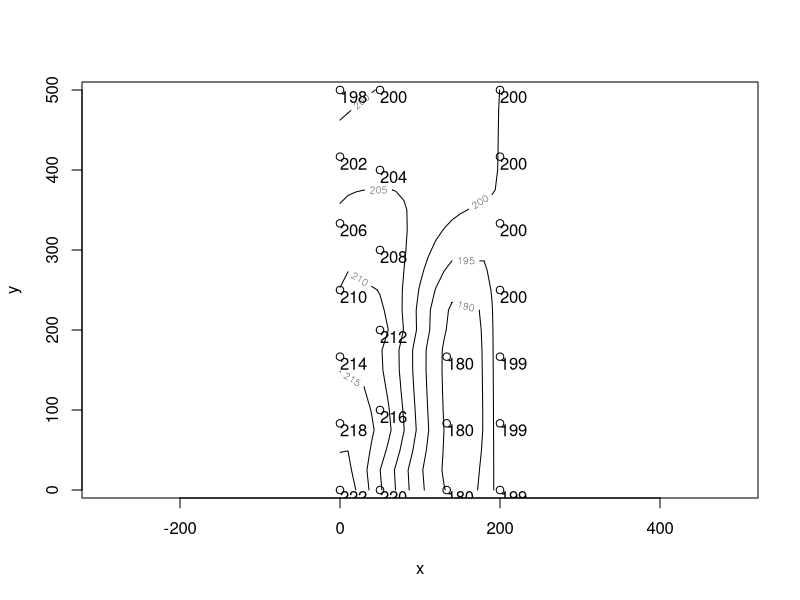

Recreate this plot in R.
genertopo <- function(length = 500, width=200, height=200, perc=4) {
    road.end <- height + perc * length/100
    ## Corner points: lowerleft, lower right, upper left, upper right.
    corner.df  <-  data.frame(x = c(0, width, 0, width),
                              y = c(0, 0, length, length),
                              z = c(road.end + perc * (width/4)/100,
                                    height + rnorm(1, sd = 2),
                                    height + rnorm(1, sd = 3), height
                                    )
                              )
    ## Neutral line at quarter of width from bottom to top
    neutr.points = 6
    neutr.df <- data.frame(x = rep(width/4, neutr.points),
                           y = seq(0, length, length.out = neutr.points),
                           z = seq(road.end, height, length.out = neutr.points)
                           )
    ## Edge points
    edge.points <- 5
    corner.idx  <- c(1, edge.points + 2)# Corner index to remove 
    edge.y  <- seq(0,
                   length,
                   length.out = edge.points + 2)[-corner.idx]
    ## East edge
    east.df <- data.frame(x = rep(width, edge.points),
                          y = edge.y,
                          z = seq(corner.df[2, "z"],
                                  height,
                                  length.out = edge.points + 2)[-corner.idx]
                          )
    ## West edge
    west.df <- data.frame(x = rep(0, edge.points),
                          y = edge.y,
                          z = seq(corner.df[1, "z"],
                                  corner.df[3, "z"],
                                  length.out = edge.points + 2)[-corner.idx]
                          )
    ## Divider between planned and ori road
    div.points = 3
    divider.df <- data.frame(x = rep(2 * width/3, div.points),
                             y = seq(0, length/3, length.out = div.points),
                             z = rep(height - perc * length/100, div.points)
                             )
    rbind(corner.df, neutr.df, east.df, west.df, divider.df)
}

topo <- genertopo()

topo.loess <- loess(z ~ x * y, topo,span=0.5, normalize=F)
topo.ma <- list(x=seq(0,200,10),y=seq(0,500,length.out = 21))
topo.lo <- predict(topo.loess, expand.grid(topo.ma), se=T)
library(MASS)
eqscplot(topo.ma, typ="n")
contour(topo.ma$x, topo.ma$y, topo.lo$fit, add=T)
points(topo[,1:2])
text(topo[,"x"], topo[,"y"], round(topo[,"z"]), adj=c(0,1))
